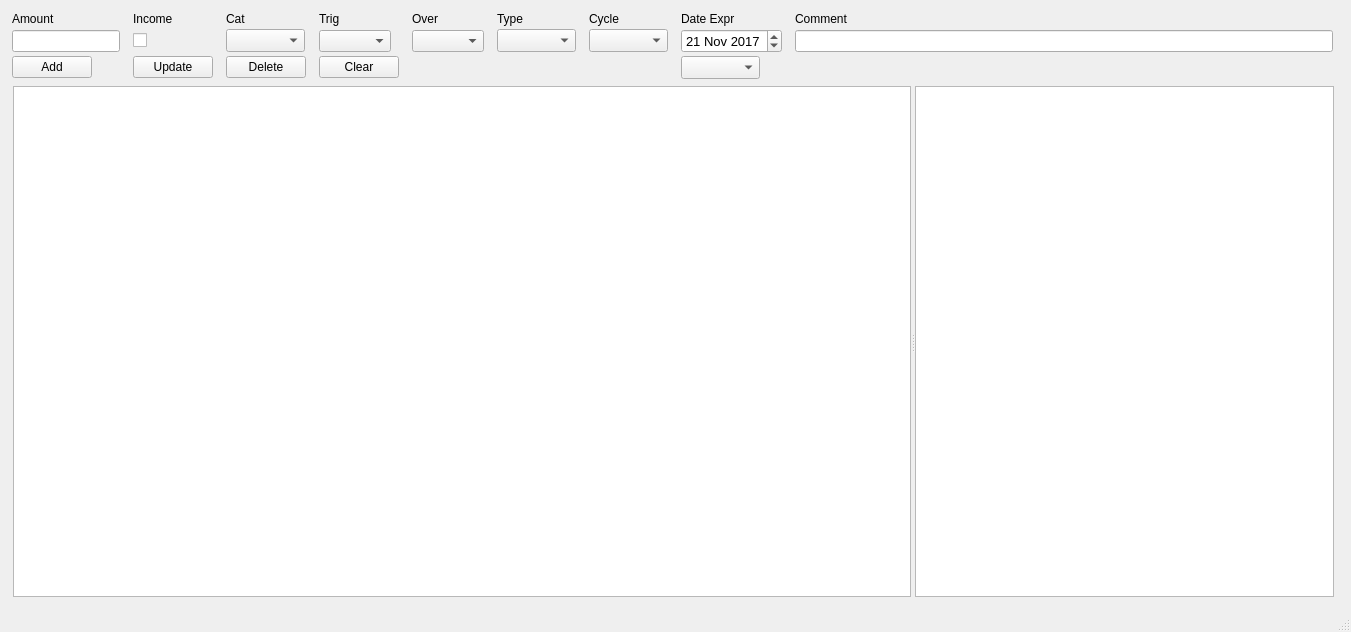
<?xml version="1.0" encoding="UTF-8"?>
<ui version="4.0">
 <class>MainWindow</class>
 <widget class="QMainWindow" name="MainWindow">
  <property name="geometry">
   <rect>
    <x>0</x>
    <y>0</y>
    <width>1351</width>
    <height>632</height>
   </rect>
  </property>
  <property name="sizePolicy">
   <sizepolicy hsizetype="Expanding" vsizetype="Expanding">
    <horstretch>2</horstretch>
    <verstretch>2</verstretch>
   </sizepolicy>
  </property>
  <property name="windowTitle">
   <string>MainWindow</string>
  </property>
  <widget class="QWidget" name="centralwidget">
   <widget class="QWidget" name="">
    <property name="geometry">
     <rect>
      <x>12</x>
      <y>12</y>
      <width>1321</width>
      <height>67</height>
     </rect>
    </property>
    <layout class="QGridLayout" name="gridLayout_2" columnstretch="0,0,0,0,0,0,0,0,3">
     <property name="sizeConstraint">
      <enum>QLayout::SetNoConstraint</enum>
     </property>
     <property name="horizontalSpacing">
      <number>13</number>
     </property>
     <property name="verticalSpacing">
      <number>3</number>
     </property>
     <item row="1" column="5">
      <widget class="QComboBox" name="comboType">
       <property name="sizePolicy">
        <sizepolicy hsizetype="Fixed" vsizetype="Fixed">
         <horstretch>0</horstretch>
         <verstretch>0</verstretch>
        </sizepolicy>
       </property>
       <property name="font">
        <font>
         <pointsize>10</pointsize>
        </font>
       </property>
      </widget>
     </item>
     <item row="1" column="6">
      <widget class="QComboBox" name="comboCycle">
       <property name="sizePolicy">
        <sizepolicy hsizetype="Fixed" vsizetype="Fixed">
         <horstretch>0</horstretch>
         <verstretch>0</verstretch>
        </sizepolicy>
       </property>
       <property name="font">
        <font>
         <pointsize>10</pointsize>
        </font>
       </property>
      </widget>
     </item>
     <item row="0" column="6">
      <widget class="QLabel" name="labelCycle">
       <property name="sizePolicy">
        <sizepolicy hsizetype="Fixed" vsizetype="Fixed">
         <horstretch>0</horstretch>
         <verstretch>0</verstretch>
        </sizepolicy>
       </property>
       <property name="font">
        <font>
         <pointsize>9</pointsize>
        </font>
       </property>
       <property name="text">
        <string>Cycle</string>
       </property>
      </widget>
     </item>
     <item row="1" column="7">
      <widget class="QDateEdit" name="editDate">
       <property name="sizePolicy">
        <sizepolicy hsizetype="Fixed" vsizetype="Fixed">
         <horstretch>0</horstretch>
         <verstretch>0</verstretch>
        </sizepolicy>
       </property>
       <property name="font">
        <font>
         <pointsize>10</pointsize>
        </font>
       </property>
       <property name="inputMethodHints">
        <set>Qt::ImhDate</set>
       </property>
       <property name="date">
        <date>
         <year>2017</year>
         <month>11</month>
         <day>21</day>
        </date>
       </property>
      </widget>
     </item>
     <item row="0" column="7">
      <widget class="QLabel" name="labelDate">
       <property name="sizePolicy">
        <sizepolicy hsizetype="Fixed" vsizetype="Fixed">
         <horstretch>0</horstretch>
         <verstretch>0</verstretch>
        </sizepolicy>
       </property>
       <property name="font">
        <font>
         <pointsize>9</pointsize>
        </font>
       </property>
       <property name="text">
        <string>Date Expr</string>
       </property>
      </widget>
     </item>
     <item row="2" column="7">
      <widget class="QComboBox" name="comboDate">
       <property name="sizePolicy">
        <sizepolicy hsizetype="Fixed" vsizetype="Fixed">
         <horstretch>0</horstretch>
         <verstretch>0</verstretch>
        </sizepolicy>
       </property>
       <property name="font">
        <font>
         <pointsize>10</pointsize>
        </font>
       </property>
      </widget>
     </item>
     <item row="2" column="0">
      <widget class="QPushButton" name="buttonAdd">
       <property name="sizePolicy">
        <sizepolicy hsizetype="Fixed" vsizetype="Fixed">
         <horstretch>0</horstretch>
         <verstretch>0</verstretch>
        </sizepolicy>
       </property>
       <property name="text">
        <string>Add</string>
       </property>
      </widget>
     </item>
     <item row="1" column="2">
      <widget class="QComboBox" name="comboCat">
       <property name="sizePolicy">
        <sizepolicy hsizetype="Fixed" vsizetype="Fixed">
         <horstretch>0</horstretch>
         <verstretch>0</verstretch>
        </sizepolicy>
       </property>
       <property name="font">
        <font>
         <pointsize>10</pointsize>
        </font>
       </property>
      </widget>
     </item>
     <item row="1" column="1">
      <widget class="QCheckBox" name="chkboxIncome">
       <property name="sizePolicy">
        <sizepolicy hsizetype="Fixed" vsizetype="Fixed">
         <horstretch>0</horstretch>
         <verstretch>0</verstretch>
        </sizepolicy>
       </property>
       <property name="text">
        <string/>
       </property>
      </widget>
     </item>
     <item row="0" column="2">
      <widget class="QLabel" name="labelCat">
       <property name="sizePolicy">
        <sizepolicy hsizetype="Fixed" vsizetype="Fixed">
         <horstretch>0</horstretch>
         <verstretch>0</verstretch>
        </sizepolicy>
       </property>
       <property name="font">
        <font>
         <pointsize>9</pointsize>
        </font>
       </property>
       <property name="text">
        <string>Cat</string>
       </property>
      </widget>
     </item>
     <item row="0" column="0">
      <widget class="QLabel" name="labelAmount">
       <property name="sizePolicy">
        <sizepolicy hsizetype="Fixed" vsizetype="Fixed">
         <horstretch>0</horstretch>
         <verstretch>0</verstretch>
        </sizepolicy>
       </property>
       <property name="font">
        <font>
         <pointsize>9</pointsize>
        </font>
       </property>
       <property name="text">
        <string>Amount</string>
       </property>
      </widget>
     </item>
     <item row="2" column="2">
      <widget class="QPushButton" name="buttonDelete">
       <property name="sizePolicy">
        <sizepolicy hsizetype="Fixed" vsizetype="Fixed">
         <horstretch>0</horstretch>
         <verstretch>0</verstretch>
        </sizepolicy>
       </property>
       <property name="text">
        <string>Delete</string>
       </property>
      </widget>
     </item>
     <item row="2" column="3">
      <widget class="QPushButton" name="buttonClear">
       <property name="text">
        <string>Clear</string>
       </property>
      </widget>
     </item>
     <item row="0" column="4">
      <widget class="QLabel" name="labelOver">
       <property name="sizePolicy">
        <sizepolicy hsizetype="Fixed" vsizetype="Fixed">
         <horstretch>0</horstretch>
         <verstretch>0</verstretch>
        </sizepolicy>
       </property>
       <property name="font">
        <font>
         <pointsize>9</pointsize>
        </font>
       </property>
       <property name="text">
        <string>Over</string>
       </property>
      </widget>
     </item>
     <item row="1" column="0">
      <widget class="QLineEdit" name="editAmount">
       <property name="sizePolicy">
        <sizepolicy hsizetype="Fixed" vsizetype="Fixed">
         <horstretch>0</horstretch>
         <verstretch>0</verstretch>
        </sizepolicy>
       </property>
      </widget>
     </item>
     <item row="0" column="1">
      <widget class="QLabel" name="label">
       <property name="sizePolicy">
        <sizepolicy hsizetype="Fixed" vsizetype="Fixed">
         <horstretch>0</horstretch>
         <verstretch>0</verstretch>
        </sizepolicy>
       </property>
       <property name="text">
        <string>Income</string>
       </property>
      </widget>
     </item>
     <item row="1" column="3">
      <widget class="QComboBox" name="comboTrig">
       <property name="sizePolicy">
        <sizepolicy hsizetype="Fixed" vsizetype="Fixed">
         <horstretch>0</horstretch>
         <verstretch>0</verstretch>
        </sizepolicy>
       </property>
      </widget>
     </item>
     <item row="0" column="3">
      <widget class="QLabel" name="label_Trig">
       <property name="sizePolicy">
        <sizepolicy hsizetype="Fixed" vsizetype="Fixed">
         <horstretch>0</horstretch>
         <verstretch>0</verstretch>
        </sizepolicy>
       </property>
       <property name="font">
        <font>
         <pointsize>9</pointsize>
        </font>
       </property>
       <property name="text">
        <string>Trig</string>
       </property>
      </widget>
     </item>
     <item row="0" column="5">
      <widget class="QLabel" name="labelType">
       <property name="font">
        <font>
         <pointsize>9</pointsize>
        </font>
       </property>
       <property name="text">
        <string>Type</string>
       </property>
      </widget>
     </item>
     <item row="2" column="1">
      <widget class="QPushButton" name="buttonUpdate">
       <property name="sizePolicy">
        <sizepolicy hsizetype="Fixed" vsizetype="Fixed">
         <horstretch>0</horstretch>
         <verstretch>0</verstretch>
        </sizepolicy>
       </property>
       <property name="text">
        <string>Update</string>
       </property>
      </widget>
     </item>
     <item row="1" column="4">
      <widget class="QComboBox" name="comboOver">
       <property name="sizePolicy">
        <sizepolicy hsizetype="Fixed" vsizetype="Fixed">
         <horstretch>0</horstretch>
         <verstretch>0</verstretch>
        </sizepolicy>
       </property>
      </widget>
     </item>
     <item row="1" column="8">
      <widget class="QLineEdit" name="editComment"/>
     </item>
     <item row="0" column="8">
      <widget class="QLabel" name="labelComment">
       <property name="sizePolicy">
        <sizepolicy hsizetype="Fixed" vsizetype="Fixed">
         <horstretch>0</horstretch>
         <verstretch>0</verstretch>
        </sizepolicy>
       </property>
       <property name="font">
        <font>
         <pointsize>9</pointsize>
        </font>
       </property>
       <property name="text">
        <string>Comment</string>
       </property>
      </widget>
     </item>
    </layout>
   </widget>
   <widget class="QSplitter" name="splitter">
    <property name="geometry">
     <rect>
      <x>13</x>
      <y>86</y>
      <width>1321</width>
      <height>511</height>
     </rect>
    </property>
    <property name="sizePolicy">
     <sizepolicy hsizetype="Expanding" vsizetype="Expanding">
      <horstretch>0</horstretch>
      <verstretch>0</verstretch>
     </sizepolicy>
    </property>
    <property name="orientation">
     <enum>Qt::Horizontal</enum>
    </property>
    <widget class="QGraphicsView" name="graphicsView"/>
    <widget class="QListWidget" name="listWidget">
     <property name="minimumSize">
      <size>
       <width>256</width>
       <height>0</height>
      </size>
     </property>
     <property name="maximumSize">
      <size>
       <width>419</width>
       <height>16777215</height>
      </size>
     </property>
     <property name="font">
      <font>
       <family>Courier New</family>
      </font>
     </property>
    </widget>
   </widget>
  </widget>
  <widget class="QMenuBar" name="menubar">
   <property name="geometry">
    <rect>
     <x>0</x>
     <y>0</y>
     <width>1351</width>
     <height>21</height>
    </rect>
   </property>
  </widget>
  <widget class="QStatusBar" name="statusbar"/>
 </widget>
 <resources/>
 <connections/>
</ui>
